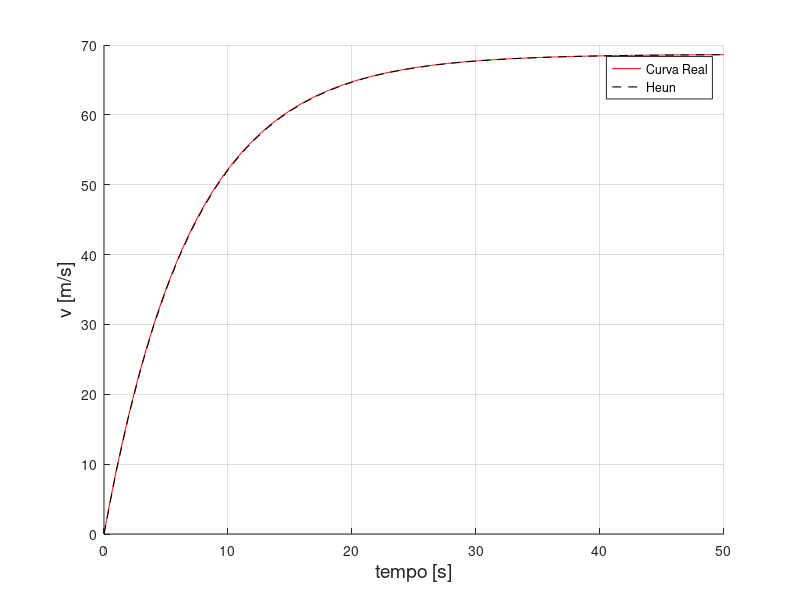

Write MATLAB code to recreate this figure.
#####################      Metodo de Heun:
clear all
close all
clc

T = 1; #passo ; periodo
T_final = 50;
t = 0:T:T_final;

N = length(t);
v = zeros(1, N);
vd = zeros(1, N);
c = 10;
m = 70;
g = 9.81;

for ii = 1:N-1
    vd(ii) = g - (v(ii)*c)/m;
    v(ii+1) = v(ii) + vd(ii)*T;
    vd(ii+1) = g - (v(ii+1)*c)/m;

    media= (vd(ii)+vd(ii+1))/2;
    v(ii+1)= v(ii) + media*T;
endfor


t_analitica = 0:0.1:T_final;
v_solucao_edo = g * m/c * (1-exp(-c/m*t_analitica));


hold on

plot(t_analitica, v_solucao_edo, 'r', 'linewidth', 0.5)
plot(t, v, 'k--', 'linewidth', 0.8)

grid on
xlabel('tempo [s]', 'fontsize', 14)
ylabel('v [m/s]', 'fontsize', 14)

legend('Curva Real', 'Heun')

hold off
